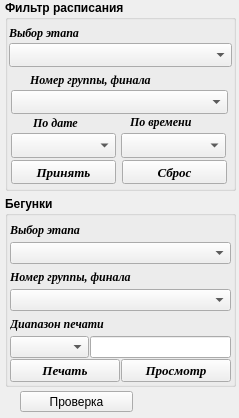
    <widget class="QWidget" name="page_6">
     <property name="geometry">
      <rect>
       <x>0</x>
       <y>0</y>
       <width>239</width>
       <height>418</height>
      </rect>
     </property>
     <attribute name="label">
      <string>Дополнительно</string>
     </attribute>
     <widget class="QGroupBox" name="groupBox_4">
      <property name="geometry">
       <rect>
        <x>5</x>
        <y>196</y>
        <width>231</width>
        <height>191</height>
       </rect>
      </property>
      <property name="font">
       <font>
        <weight>75</weight>
        <bold>true</bold>
       </font>
      </property>
      <property name="title">
       <string>Бегунки</string>
      </property>
      <layout class="QVBoxLayout" name="verticalLayout_26">
       <property name="spacing">
        <number>1</number>
       </property>
       <property name="leftMargin">
        <number>2</number>
       </property>
       <property name="topMargin">
        <number>2</number>
       </property>
       <property name="rightMargin">
        <number>2</number>
       </property>
       <property name="bottomMargin">
        <number>2</number>
       </property>
       <item>
        <layout class="QVBoxLayout" name="verticalLayout_23">
         <property name="spacing">
          <number>1</number>
         </property>
         <item>
          <widget class="QLabel" name="label_69">
           <property name="font">
            <font>
             <family>Times New Roman</family>
             <italic>true</italic>
            </font>
           </property>
           <property name="text">
            <string>Выбор этапа</string>
           </property>
          </widget>
         </item>
         <item>
          <widget class="QComboBox" name="comboBox_select_stage_begunki">
           <property name="editable">
            <bool>false</bool>
           </property>
          </widget>
         </item>
        </layout>
       </item>
       <item>
        <layout class="QVBoxLayout" name="verticalLayout_24">
         <property name="spacing">
          <number>1</number>
         </property>
         <item>
          <widget class="QLabel" name="label_68">
           <property name="font">
            <font>
             <family>Times New Roman</family>
             <italic>true</italic>
            </font>
           </property>
           <property name="text">
            <string>Номер группы, финала</string>
           </property>
          </widget>
         </item>
         <item>
          <widget class="QComboBox" name="comboBox_select_group_begunki">
           <property name="editable">
            <bool>false</bool>
           </property>
           <property name="insertPolicy">
            <enum>QComboBox::InsertAlphabetically</enum>
           </property>
          </widget>
         </item>
        </layout>
       </item>
       <item>
        <layout class="QVBoxLayout" name="verticalLayout_25">
         <property name="spacing">
          <number>1</number>
         </property>
         <item>
          <widget class="QLabel" name="label_70">
           <property name="font">
            <font>
             <family>Times New Roman</family>
             <italic>true</italic>
            </font>
           </property>
           <property name="text">
            <string>Диапазон печати</string>
           </property>
          </widget>
         </item>
         <item>
          <layout class="QHBoxLayout" name="horizontalLayout_15">
           <property name="spacing">
            <number>1</number>
           </property>
           <item>
            <widget class="QComboBox" name="comboBox_select_tours"/>
           </item>
           <item>
            <widget class="QLineEdit" name="lineEdit_range_tours"/>
           </item>
          </layout>
         </item>
        </layout>
       </item>
       <item>
        <layout class="QHBoxLayout" name="horizontalLayout_16">
         <property name="spacing">
          <number>1</number>
         </property>
         <item>
          <widget class="QPushButton" name="Button_print_begunki">
           <property name="sizePolicy">
            <sizepolicy hsizetype="Expanding" vsizetype="Fixed">
             <horstretch>0</horstretch>
             <verstretch>0</verstretch>
            </sizepolicy>
           </property>
           <property name="font">
            <font>
             <family>Times New Roman</family>
             <pointsize>10</pointsize>
             <italic>true</italic>
            </font>
           </property>
           <property name="text">
            <string>Печать</string>
           </property>
          </widget>
         </item>
         <item>
          <widget class="QPushButton" name="Button_view_begunki">
           <property name="sizePolicy">
            <sizepolicy hsizetype="Expanding" vsizetype="Fixed">
             <horstretch>0</horstretch>
             <verstretch>0</verstretch>
            </sizepolicy>
           </property>
           <property name="font">
            <font>
             <family>Times New Roman</family>
             <pointsize>10</pointsize>
             <italic>true</italic>
            </font>
           </property>
           <property name="text">
            <string>Просмотр</string>
           </property>
          </widget>
         </item>
        </layout>
       </item>
      </layout>
     </widget>
     <widget class="QPushButton" name="Button_proba">
      <property name="geometry">
       <rect>
        <x>20</x>
        <y>391</y>
        <width>113</width>
        <height>21</height>
       </rect>
      </property>
      <property name="text">
       <string>Проверка</string>
      </property>
     </widget>
     <widget class="QGroupBox" name="groupBox_10">
      <property name="geometry">
       <rect>
        <x>5</x>
        <y>0</y>
        <width>231</width>
        <height>191</height>
       </rect>
      </property>
      <property name="font">
       <font>
        <weight>75</weight>
        <bold>true</bold>
       </font>
      </property>
      <property name="title">
       <string>Фильтр расписания</string>
      </property>
      <widget class="QLabel" name="label_88">
       <property name="geometry">
        <rect>
         <x>4</x>
         <y>23</y>
         <width>94</width>
         <height>19</height>
        </rect>
       </property>
       <property name="font">
        <font>
         <family>Times New Roman</family>
         <italic>true</italic>
        </font>
       </property>
       <property name="text">
        <string>Выбор этапа</string>
       </property>
      </widget>
      <widget class="QComboBox" name="comboBox_select_stage_schedule">
       <property name="geometry">
        <rect>
         <x>4</x>
         <y>43</y>
         <width>223</width>
         <height>24</height>
        </rect>
       </property>
       <property name="editable">
        <bool>false</bool>
       </property>
      </widget>
      <widget class="QLabel" name="label_89">
       <property name="geometry">
        <rect>
         <x>28</x>
         <y>113</y>
         <width>59</width>
         <height>20</height>
        </rect>
       </property>
       <property name="font">
        <font>
         <family>Times New Roman</family>
         <italic>true</italic>
        </font>
       </property>
       <property name="text">
        <string>&lt;html&gt;&lt;head/&gt;&lt;body&gt;&lt;p&gt;По дате&lt;/p&gt;&lt;/body&gt;&lt;/html&gt;</string>
       </property>
      </widget>
      <widget class="QLabel" name="label_90">
       <property name="geometry">
        <rect>
         <x>125</x>
         <y>112</y>
         <width>82</width>
         <height>19</height>
        </rect>
       </property>
       <property name="font">
        <font>
         <family>Times New Roman</family>
         <italic>true</italic>
        </font>
       </property>
       <property name="text">
        <string>По времени</string>
       </property>
      </widget>
      <widget class="QComboBox" name="comboBox_filter_schedule_date">
       <property name="geometry">
        <rect>
         <x>6</x>
         <y>133</y>
         <width>105</width>
         <height>25</height>
        </rect>
       </property>
       <property name="editable">
        <bool>false</bool>
       </property>
       <property name="insertPolicy">
        <enum>QComboBox::InsertAlphabetically</enum>
       </property>
      </widget>
      <widget class="QComboBox" name="comboBox_filter_schedule_time">
       <property name="geometry">
        <rect>
         <x>116</x>
         <y>133</y>
         <width>105</width>
         <height>25</height>
        </rect>
       </property>
      </widget>
      <widget class="QPushButton" name="Button_filter_schedule">
       <property name="geometry">
        <rect>
         <x>6</x>
         <y>160</y>
         <width>105</width>
         <height>24</height>
        </rect>
       </property>
       <property name="sizePolicy">
        <sizepolicy hsizetype="Expanding" vsizetype="Fixed">
         <horstretch>0</horstretch>
         <verstretch>0</verstretch>
        </sizepolicy>
       </property>
       <property name="font">
        <font>
         <family>Times New Roman</family>
         <pointsize>10</pointsize>
         <italic>true</italic>
        </font>
       </property>
       <property name="text">
        <string>Принять</string>
       </property>
      </widget>
      <widget class="QPushButton" name="Button_schedule_reset">
       <property name="geometry">
        <rect>
         <x>117</x>
         <y>160</y>
         <width>105</width>
         <height>24</height>
        </rect>
       </property>
       <property name="sizePolicy">
        <sizepolicy hsizetype="Expanding" vsizetype="Fixed">
         <horstretch>0</horstretch>
         <verstretch>0</verstretch>
        </sizepolicy>
       </property>
       <property name="font">
        <font>
         <family>Times New Roman</family>
         <pointsize>10</pointsize>
         <italic>true</italic>
        </font>
       </property>
       <property name="text">
        <string>Сброс</string>
       </property>
      </widget>
      <widget class="Line" name="line_22">
       <property name="geometry">
        <rect>
         <x>9</x>
         <y>357</y>
         <width>221</width>
         <height>16</height>
        </rect>
       </property>
       <property name="orientation">
        <enum>Qt::Horizontal</enum>
       </property>
      </widget>
      <widget class="QLabel" name="label_92">
       <property name="geometry">
        <rect>
         <x>25</x>
         <y>70</y>
         <width>181</width>
         <height>19</height>
        </rect>
       </property>
       <property name="font">
        <font>
         <family>Times New Roman</family>
         <italic>true</italic>
        </font>
       </property>
       <property name="text">
        <string>Номер группы, финала</string>
       </property>
      </widget>
      <widget class="QComboBox" name="comboBox_select_group_schedule">
       <property name="geometry">
        <rect>
         <x>6</x>
         <y>90</y>
         <width>217</width>
         <height>24</height>
        </rect>
       </property>
       <property name="editable">
        <bool>false</bool>
       </property>
       <property name="insertPolicy">
        <enum>QComboBox::InsertAlphabetically</enum>
       </property>
      </widget>
     </widget>
     <widget class="Line" name="line_21">
      <property name="geometry">
       <rect>
        <x>139</x>
        <y>567</y>
        <width>221</width>
        <height>16</height>
       </rect>
      </property>
      <property name="orientation">
       <enum>Qt::Horizontal</enum>
      </property>
     </widget>
    </widget>
